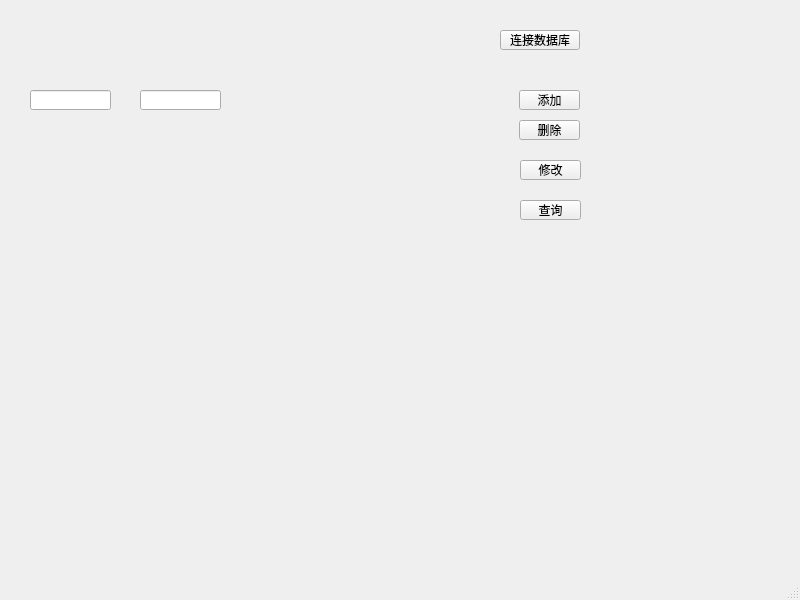
<?xml version="1.0" encoding="UTF-8"?>
<ui version="4.0">
 <class>MainWindow</class>
 <widget class="QMainWindow" name="MainWindow">
  <property name="geometry">
   <rect>
    <x>0</x>
    <y>0</y>
    <width>800</width>
    <height>600</height>
   </rect>
  </property>
  <property name="windowTitle">
   <string>MainWindow</string>
  </property>
  <widget class="QWidget" name="centralwidget">
   <widget class="QPushButton" name="pushButton">
    <property name="geometry">
     <rect>
      <x>519</x>
      <y>90</y>
      <width>61</width>
      <height>20</height>
     </rect>
    </property>
    <property name="text">
     <string>添加</string>
    </property>
   </widget>
   <widget class="QPushButton" name="pushButton_2">
    <property name="geometry">
     <rect>
      <x>519</x>
      <y>120</y>
      <width>61</width>
      <height>20</height>
     </rect>
    </property>
    <property name="text">
     <string>删除</string>
    </property>
   </widget>
   <widget class="QPushButton" name="pushButton_3">
    <property name="geometry">
     <rect>
      <x>520</x>
      <y>160</y>
      <width>61</width>
      <height>20</height>
     </rect>
    </property>
    <property name="text">
     <string>修改</string>
    </property>
   </widget>
   <widget class="QPushButton" name="pushButton_4">
    <property name="geometry">
     <rect>
      <x>520</x>
      <y>200</y>
      <width>61</width>
      <height>20</height>
     </rect>
    </property>
    <property name="text">
     <string>查询</string>
    </property>
   </widget>
   <widget class="QLineEdit" name="lineEdit">
    <property name="geometry">
     <rect>
      <x>30</x>
      <y>90</y>
      <width>81</width>
      <height>20</height>
     </rect>
    </property>
   </widget>
   <widget class="QLineEdit" name="lineEdit_2">
    <property name="geometry">
     <rect>
      <x>140</x>
      <y>90</y>
      <width>81</width>
      <height>20</height>
     </rect>
    </property>
   </widget>
   <widget class="QPushButton" name="pushButton_5">
    <property name="geometry">
     <rect>
      <x>500</x>
      <y>30</y>
      <width>80</width>
      <height>20</height>
     </rect>
    </property>
    <property name="text">
     <string>连接数据库</string>
    </property>
   </widget>
  </widget>
  <widget class="QMenuBar" name="menubar">
   <property name="geometry">
    <rect>
     <x>0</x>
     <y>0</y>
     <width>800</width>
     <height>21</height>
    </rect>
   </property>
  </widget>
  <widget class="QStatusBar" name="statusbar"/>
 </widget>
 <resources/>
 <connections/>
</ui>
